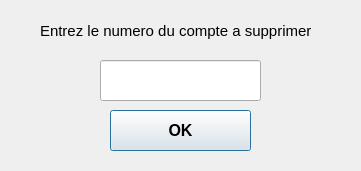
<?xml version="1.0" encoding="UTF-8"?>
<ui version="4.0">
 <class>SuppressionCompteInterfaceClass</class>
 <widget class="QDialog" name="SuppressionCompteInterfaceClass">
  <property name="geometry">
   <rect>
    <x>0</x>
    <y>0</y>
    <width>361</width>
    <height>171</height>
   </rect>
  </property>
  <property name="windowTitle">
   <string>Suppression de Compte</string>
  </property>
  <widget class="QPushButton" name="pushButtonOK">
   <property name="geometry">
    <rect>
     <x>110</x>
     <y>110</y>
     <width>141</width>
     <height>41</height>
    </rect>
   </property>
   <property name="font">
    <font>
     <pointsize>12</pointsize>
     <weight>75</weight>
     <bold>true</bold>
    </font>
   </property>
   <property name="text">
    <string>OK</string>
   </property>
  </widget>
  <widget class="QLabel" name="labelEntrezNoCompte">
   <property name="geometry">
    <rect>
     <x>40</x>
     <y>10</y>
     <width>291</width>
     <height>41</height>
    </rect>
   </property>
   <property name="font">
    <font>
     <pointsize>11</pointsize>
    </font>
   </property>
   <property name="text">
    <string>Entrez le numero du compte a supprimer</string>
   </property>
  </widget>
  <widget class="QLineEdit" name="lineEditNoCompte">
   <property name="geometry">
    <rect>
     <x>100</x>
     <y>60</y>
     <width>161</width>
     <height>41</height>
    </rect>
   </property>
  </widget>
 </widget>
 <layoutdefault spacing="6" margin="11"/>
 <resources/>
 <connections/>
</ui>
